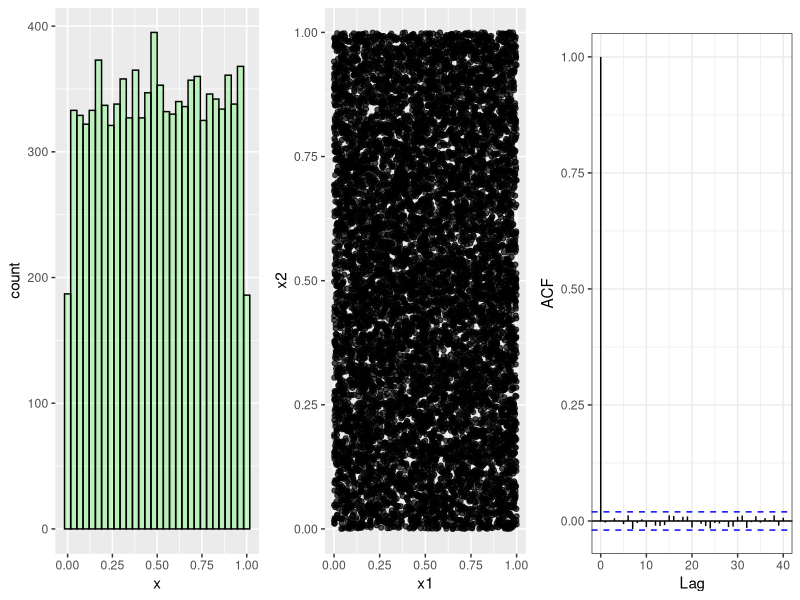
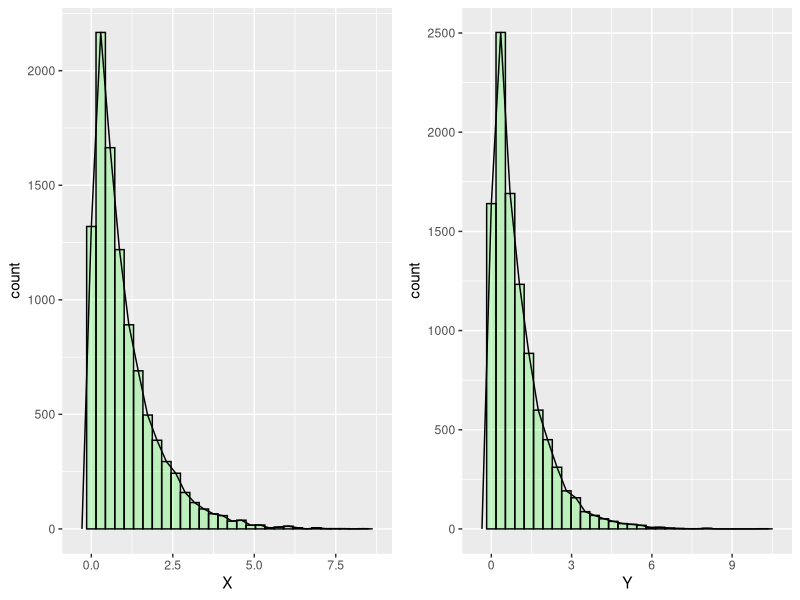

Source code (R) for these figures, in order:
## ---- chunk 1
knitr::opts_chunk$set(echo = TRUE)
library(ggplot2)
library(dplyr)
## ---- chunk 2
# helper function to make ACF plots in ggplot
ggacf <- function(x, ci=0.95, type="correlation", xlab="Lag", ylab=NULL,
                  ylim=NULL, main=NULL, ci.col="blue", lag.max=NULL) {

    x <- as.data.frame(x)

    x.acf <- acf(x, plot=F, lag.max=lag.max, type=type)

    ci.line <- qnorm((1 - ci) / 2) / sqrt(x.acf$n.used)

    d.acf <- data.frame(lag=x.acf$lag, acf=x.acf$acf)

    g <- ggplot(d.acf, aes(x=lag, y=acf)) +
        geom_hline(yintercept=0) +
        geom_segment(aes(xend=lag, yend=0)) +
        geom_hline(yintercept=ci.line, color=ci.col, linetype="dashed") +
        geom_hline(yintercept=-ci.line, color=ci.col, linetype="dashed") +
        theme_bw() +
        xlab("Lag") +
        ggtitle(ifelse(is.null(main), "", main)) +
        if (is.null(ylab))
            ylab(ifelse(type=="partial", "PACF", "ACF"))
        else
            ylab(ylab)

    g
}
## ---- chunk 3
# generator 100 random uniform samples 
hunnit <- runif(100, min = 2, max = 5)

# check properties of uniform generator 

# create vector of randomly generated uniform vars
nsim <- 10^4 
x <- runif(nsim)

# vectors to plot 
x_1 <- x[-nsim] 

# adjacent pairs 
x_2 <- x[-1]

# place into dataframes
x <- tibble(x)
x_n <- tibble(x_1, x_2)

# plot 
x_hist <- ggplot(x, aes(x)) + geom_histogram(fill = "green", color = "black", alpha = 0.2)
x_plot <- ggplot(x_n, aes(x_1, x_2)) + geom_point(color = "black", alpha = 0.7) + xlab("x1") + ylab("x2")
x_acf <- ggacf(x)
gridExtra::grid.arrange(x_hist, x_plot, x_acf, ncol = 3)
## ---- chunk 4
# num random variables 
nsim <- 10^4 

U <- runif(nsim)

# transformation of uniforms 
X <- -log(U) 

# exponentials 
Y <- rexp(nsim)

# transform to data frames 
X <- tibble(X)
Y <- tibble(Y)

# plot
unif_hist <- ggplot(X, aes(X)) + geom_histogram(fill = "green", color = "black", alpha = 0.2) + geom_freqpoly()
exp_hist <- ggplot(Y, aes(Y)) + geom_histogram(fill = "green", color = "black", alpha = 0.2) + geom_freqpoly()
gridExtra::grid.arrange(unif_hist, exp_hist, ncol = 2)
## ---- chunk 5
# generate chi sq 6 dof 
U <- runif(3*10^4)

# matrix for sums
U <- matrix(data = U, nrow = 3)

# uniform to exponential 
X <- -log(U)

# sum up to get chi squares 
X <- 2 * apply(X, 2, sum)
